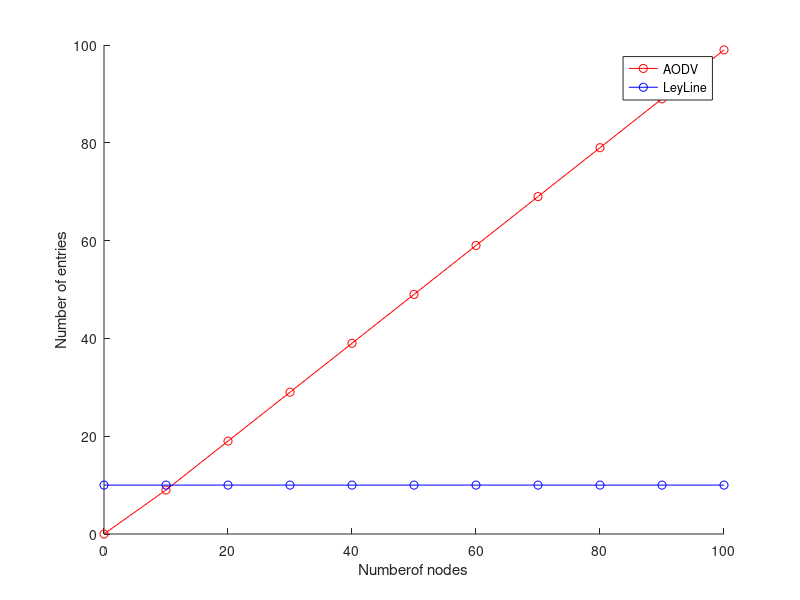

This chart was generated by the following MATLAB code:
clc;
clear;
close all;
x = [0,10,20, 30,40, 50, 60, 70,80,90,100];
y2 = [10,10,10, 10,10, 10, 10, 10,10,10,10];
y1 = [0,9, 19, 29, 39, 49, 59 69,79,89,99];
hold on;
plot(x,y1,'o-r');
plot(x,y2,'o-b');
ylabel("Number of entries");
xlabel("Numberof nodes");
legend("AODV","LeyLine");